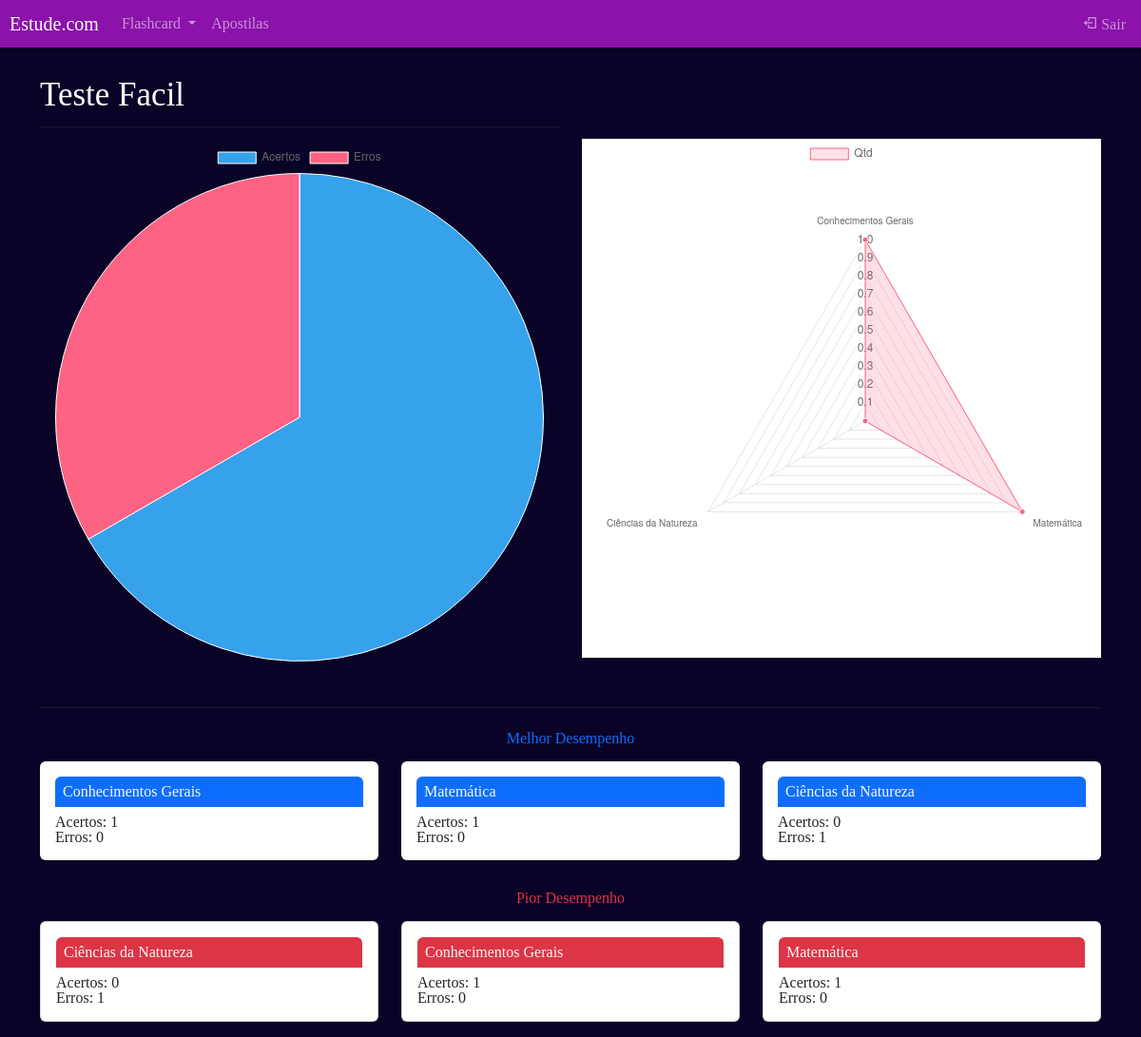
Page /flashcard/relatorio/16/ on the committed database.
### flashcard/models.py (models this page shows, shortened)
class Desafio(models.Model):
    user = models.ForeignKey(User, on_delete=models.DO_NOTHING)
    titulo = models.CharField(max_length=100)
    categoria = models.ManyToManyField(Categoria)
    quantidade_perguntas = models.IntegerField()
    dificuldade = models.CharField(
        max_length=1, choices=Flashcard.DIFICULDADE_CHOICES
    )
    flashcards = models.ManyToManyField(FlashcardDesafio)

class Categoria(models.Model):
    nome = models.CharField(max_length=20)

### flashcard/views.py (the view)
# urls.py: path('relatorio/<int:id>/', views.relatorio, name='relatorio'),
def relatorio(request, id):
    desafio = Desafio.objects.get(id=id)
    acertos = desafio.flashcards.filter(acertou=True).count()
    erros = desafio.flashcards.filter(acertou=False).count()
    dados = [acertos, erros]
    categorias = desafio.categoria.all()
    name_categoria = [i.nome for i in categorias]
    dados2 = []
    dados_categoria = {}
    for categoria in categorias:
        dados2.append(desafio.flashcards.filter(flashcard__categoria=categoria).filter(acertou=True).count())
        acertos_categoria = desafio.flashcards.filter(flashcard__categoria=categoria, acertou=True).count()
        erros_categoria = desafio.flashcards.filter(flashcard__categoria=categoria, acertou=False).count()
        dados_categoria[categoria.nome] = {'acertos': acertos_categoria, 'erros': erros_categoria}
    melhores_materias = []
    piores_materias = []
    if len(dados_categoria) > 0:
        melhores_materias = sorted(dados_categoria.items(), key=lambda item: item[1]['acertos'], reverse=True)
        print("Melhores matérias:", melhores_materias)
        piores_materias = sorted(dados_categoria.items(), key=lambda item: item[1]['erros'], reverse=True)
        print("Piores matérias:", piores_materias)
    return render(request, 'relatorio.html', {
        'desafio': desafio,
        'dados': dados,
        'categorias': name_categoria,
        'dados2': dados2,
        'melhores_materias': melhores_materias,
        'piores_materias': piores_materias,
        },)

### flashcard/templates/relatorio.html (shortened to what this page needs)
{% extends "base.html" %}
{% load static %}
{% block 'cabecalho' %}
    <link href="{% static 'geral/css/reset.css' %}" rel="stylesheet">
    <link href="{% static 'usuarios/css/cadastro.css' %}" rel="stylesheet">
    <link href="{% static 'flashcard/css/novo_flashcard.css' %}" rel="stylesheet">
    <link href="{% static 'flashcard/css/iniciar_desafio.css' %}" rel="stylesheet">
    <link href="{% static 'flashcard/css/desafio.css' %}" rel="stylesheet">
    <link href='https://unpkg.com/boxicons@2.1.4/css/boxicons.min.css' rel='stylesheet'>
{% endblock 'cabecalho' %}
{% block 'conteudo' %}
    {% include "partials/header.html" %}
    <div class="container">
        <br>
        <br>
        <div class="row">
            <div class="col-md">
                <p class="fonte-secundaria">{{desafio.titulo}}</p>
                <hr>
                <canvas id="grafico1"></canvas>
            </div>
            <div class="col-md">
                <br><br><br><br>
                <div style="background-color: white;">
                    <canvas id="grafico2"></canvas>
                </div>
            </div>
        </div>
        <br>
        <br>
        <hr>
        <div class="row mt-2 mb-2">
            <div class="col-md-12">
                <h2 class="text-primary text-center p-2 rounded-top">Melhor Desempenho</h2>
            </div>
        </div>
        <div class="row">
            {% for materia, dados in melhores_materias %}
            {% if forloop.counter0 < 3 %}
            <div class="col-md-4 mb-3">
                <div class="card h-100 border-0">
                    <div class="card-body">
                        <h5 class="card-title bg-primary text-light p-2 rounded-top">{{ materia }}</h5>
                        <p class="card-text">Acertos: {{ dados.acertos }}</p>
                        <p class="card-text">Erros: {{ dados.erros }}</p>
                    </div>
                </div>
            </div>
            {% endif %}
            {% endfor %}
        </div>
        <div class="row mt-2 mb-2">
            <div class="col-md-12">
                <h2 class="text-danger text-center p-2 rounded-top">Pior Desempenho</h2>
            </div>
        </div>
        <div class="row">
            {% for materia, dados in piores_materias %}
            {% if forloop.counter0 < 3 %}
            <div class="col-md-4 mb-3">
                <div class="card h-100">
                    <div class="card-body">
                        <h5 class="card-title bg-danger text-light p-2 rounded-top">{{ materia }}</h5>
                        <p class="card-text">Acertos: {{ dados.acertos }}</p>
                        <p class="card-text">Erros: {{ dados.erros }}</p>
                    </div>
                </div>
            </div>
            {% endif %}
            {% endfor %}
        </div>
    </div>
    <script>
        const ctx = document.getElementById('grafico1');
        new Chart(ctx, {
            type: 'pie',
            data: {
                labels: ['Acertos', 'Erros'],
                datasets: [{
                    label: 'Qtd',
                    data: {{dados}},
                    borderWidth: 1
                }]
            },
        });
    </script>
    <script>
        const ctx2 = document.getElementById('grafico2');
        new Chart(ctx2, {
            type: 'radar',
            data: {
                labels: {{categorias|safe}},
                datasets: [{
                    label: 'Qtd',
                    data: {{dados2}},
                    borderWidth: 1,
                    fill: true,
                    backgroundColor: 'rgba(255, 99, 132, 0.2)',
                    borderColor: 'rgb(255, 99, 132)',
                    pointBackgroundColor: 'rgb(255, 99, 132)',
                    pointBorderColor: '#fff',
                    pointHoverBackgroundColor: '#fff',
                    pointHoverBorderColor: 'rgb(255, 99, 132)'
                }]
            },
        });
    </script>
{% endblock 'conteudo' %}

### templates/static/geral/css/base.css (style rules this page uses)
:root { --main-color: #C9C5CC; --dark-color: #BA61F4; --secondary-dark-color: rgb(15, 2, 26); --light-color: #00c1f3; --contrast-color: #f4c96b; --differential-color: #58fcd5; }
body { background-color: #0A0327 !important; color: #4F4F51 !important; }

### templates/static/usuarios/css/cadastro.css (style rules this page uses)
* { margin: 0; padding: 0; }

### templates/static/flashcard/css/iniciar_desafio.css (style rules this page uses)
.fonte-secundaria { font-size: 35px; color: white; }

### rows in the picture
Desafio: titulo "Teste Facil"
Categoria: melhores_materias "Conhecimentos Gerais", piores_materias "Conhecimentos Gerais"
Categoria: melhores_materias "Matemática", piores_materias "Matemática"
Categoria: melhores_materias "Ciências da Natureza", piores_materias "Ciências da Natureza"

### other values in the picture
{{ dados.acertos }} "1" "1" "0"
{{ dados.erros }} "0" "0" "1"
{{ dados.acertos }} "0" "1" "1"
{{ dados.erros }} "1" "0" "0"
chart data {{ dados }} [2, 1]
chart data {{ categorias|safe }} ['Conhecimentos Gerais', 'Matemática', 'Ciências da Natureza']
chart data {{ dados2 }} [1, 1, 0]
